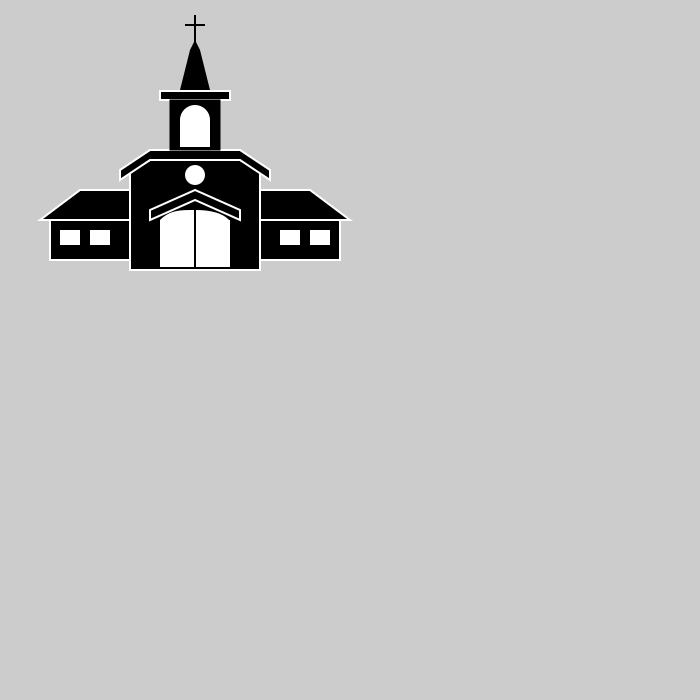

Here is the Python script that generated this plot:
import cairo
import math

surface = cairo.ImageSurface(cairo.FORMAT_ARGB32, 700, 700)
ctx = cairo.Context(surface)
ctx.set_source_rgb(0.8,0.8,0.8)
ctx.paint()

ctx.set_line_width(2)

# The part below the cross
ctx.move_to(180, 90)
ctx.line_to(210, 90)
ctx.line_to(200, 50)
ctx.line_to(190, 50)
ctx.set_source_rgb(0, 0, 0)
ctx.fill()

# Joinin the two parts
ctx.move_to(190, 50)
ctx.line_to(200, 50)
ctx.line_to(195, 40)
ctx.line_to(190, 50)
ctx.set_source_rgb(0, 0, 0)
ctx.fill()

# The cross
ctx.move_to(195, 50)
ctx.line_to(195, 15)
ctx.move_to(185, 25)
ctx.line_to(205, 25)
ctx.set_source_rgb(0, 0, 0)
ctx.stroke()

# the bar below the cross
ctx.rectangle(160, 91, 70, 9)
ctx.set_source_rgb(0, 0, 0)
ctx.fill_preserve()
ctx.set_source_rgb(1, 1, 1)
ctx.stroke()


#Shell
#side rects
ctx.rectangle(50, 220, 80, 40)
ctx.set_source_rgb(0, 0, 0)
ctx.fill_preserve()
ctx.set_source_rgb(1, 1, 1)
ctx.stroke()
ctx.rectangle(260, 220, 80, 40)
ctx.set_source_rgb(0, 0, 0)
ctx.fill_preserve()
ctx.set_source_rgb(1, 1, 1)
ctx.stroke()

#small white
ctx.rectangle(60, 230, 20, 15)
ctx.set_source_rgb(1, 1, 1)
ctx.fill()
ctx.rectangle(90, 230, 20, 15)
ctx.set_source_rgb(1, 1, 1)
ctx.fill()
ctx.rectangle(280, 230, 20, 15)
ctx.set_source_rgb(1, 1, 1)
ctx.fill()
ctx.rectangle(310, 230, 20, 15)
ctx.set_source_rgb(1, 1, 1)
ctx.fill()

#trapeziums
ctx.move_to(80, 190)
ctx.line_to(130, 190)
ctx.line_to(130, 220)
ctx.line_to(40, 220)
ctx.close_path()
ctx.set_source_rgb(0, 0, 0)
ctx.fill_preserve()
ctx.set_source_rgb(1, 1, 1)
ctx.stroke()

ctx.move_to(260, 190)
ctx.line_to(310, 190)
ctx.line_to(350, 220)
ctx.line_to(260, 220)
ctx.close_path()
ctx.set_source_rgb(0, 0, 0)
ctx.fill_preserve()
ctx.set_source_rgb(1, 1, 1)
ctx.stroke()

#Center
ctx.move_to(130, 170)
ctx.line_to(130, 270)
ctx.line_to(260, 270)
ctx.line_to(260, 170)
ctx.set_source_rgb(0,0,0)
ctx.fill_preserve()
ctx.set_source_rgb(1,1,1)
ctx.stroke()

ctx.rectangle(160, 220, 34, 47)
ctx.rectangle(196, 220, 34, 47)
ctx.fill()

ctx.move_to(160, 220)
ctx.curve_to(170, 210, 180, 210, 194, 210)
ctx.line_to(194, 220)
ctx.close_path()
ctx.fill()

ctx.move_to(196, 210)
ctx.curve_to(210, 210, 220, 210, 229, 220)
ctx.line_to(196, 220)
ctx.close_path()
ctx.fill()

# Structure of center block
ctx.move_to(130, 170)
ctx.line_to(130, 270)
ctx.line_to(260, 270)
ctx.line_to(260, 170)
ctx.line_to(240, 160)
ctx.line_to(150, 160)
ctx.close_path()
ctx.set_source_rgb(0,0,0)
ctx.fill_preserve()
ctx.set_source_rgb(1,1,1)
ctx.stroke()

# Structure of center roof
ctx.move_to(120, 180)
ctx.line_to(150, 160)
ctx.line_to(240, 160)
ctx.line_to(270, 180)
ctx.line_to(270, 170)
ctx.line_to(240, 150)
ctx.line_to(150, 150)
ctx.line_to(120, 170)
ctx.close_path()
ctx.set_source_rgb(0,0,0)
ctx.fill_preserve()
ctx.set_source_rgb(1,1,1)
ctx.stroke()

# Center block window
ctx.arc(195, 175, 10, math.radians(0), math.radians(360))
ctx.set_source_rgb(1,1,1)
ctx.fill()

# Roof above the door
ctx.move_to(150, 220)
ctx.line_to(195, 200)
ctx.line_to(240, 220)
ctx.line_to(240, 210)
ctx.line_to(195, 190)
ctx.line_to(150, 210)
ctx.close_path()
ctx.set_source_rgb(0,0,0)
ctx.fill_preserve()
ctx.set_source_rgb(1,1,1)
ctx.stroke()

# Doors
ctx.rectangle(160, 220, 34, 47)
ctx.rectangle(196, 220, 34, 47)
ctx.fill()


ctx.move_to(160, 220)
ctx.curve_to(170, 210, 180, 210, 194, 210)
ctx.line_to(194, 220)
ctx.close_path()
ctx.fill()

ctx.move_to(196, 210)
ctx.curve_to(200, 210, 220, 210, 229, 220)
ctx.line_to(196, 220)
ctx.close_path()
ctx.fill()

# Top part
ctx.rectangle(170, 100, 50, 50)
ctx.set_source_rgb(0, 0, 0)
ctx.set_line_width(1)
ctx.fill_preserve()
ctx.stroke()

ctx.move_to(180, 120)
ctx.line_to(180, 147)
ctx.line_to(210, 147)
ctx.line_to(210, 120)
ctx.arc(195, 120, 15, math.pi, 0)
ctx.set_source_rgb(1, 1, 1 )
ctx.set_line_width(1)
ctx.fill_preserve()



surface.write_to_png('chapel.png')
